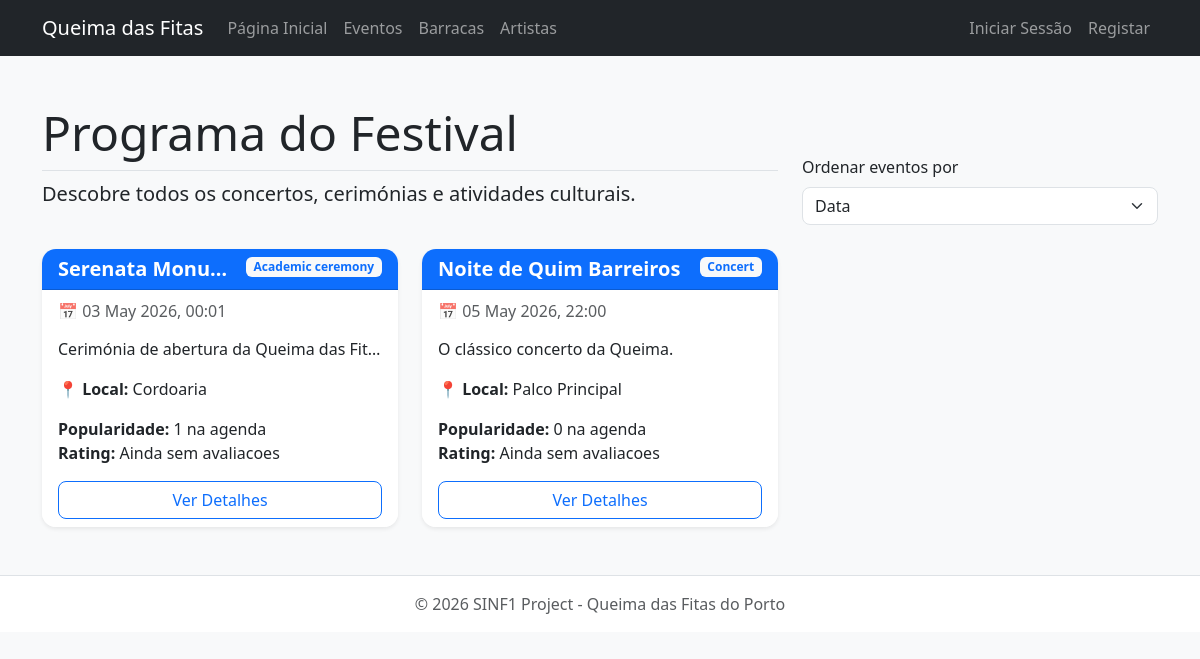
Page /public/UserInterface/events.php on the committed database.
### tables this page shows
CREATE TABLE `event` (
  `id_event` int(11) NOT NULL,
  `name` varchar(100) NOT NULL,
  `description` text DEFAULT NULL,
  `event_date` datetime NOT NULL,
  `location` varchar(100) NOT NULL,
  `event_type` varchar(50) NOT NULL,
  `id_tent` int(11) DEFAULT NULL
);

### src/dal/DataAccessLayer.php (called while the page is built, shortened)
<?php
class DataAccessLayer {
    private $conn;
    public function __construct() {
        $this->conn = new mysqli(DB_HOST, DB_USER, DB_PASS, DB_NAME);
        $this->conn->set_charset("utf8mb4");
    }
    public function executeSelect($query, $params = [], $types = "") {
        $stmt = $this->conn->prepare($query);
        if ($params) {
            $stmt->bind_param($types, ...$params);
        }
        $stmt->execute();
        $result = $stmt->get_result();
        $data = $result->fetch_all(MYSQLI_ASSOC);
        return $data;
    }
}
?>

### src/bll/BusinessLogicLayer.php (called while the page is built, shortened)
<?php
require_once __DIR__ . '/../dal/DataAccessLayer.php';
class BusinessLogicLayer {
    private $dal;
    public function __construct() {
        $this->dal = new DataAccessLayer();
    }
    public function getAllEvents($sortBy = 'date') {
        $orderBy = "e.event_date ASC";
        $query = "SELECT
                    e.*,
                    COALESCE(pa_stats.popularity_count, 0) AS popularity_count,
                    COALESCE(rating_stats.average_rating, 0) AS average_rating,
                    COALESCE(rating_stats.rating_count, 0) AS rating_count
                  FROM event e
                  LEFT JOIN (
                      SELECT id_event, COUNT(*) AS popularity_count
                      FROM personalagenda
                      GROUP BY id_event
                  ) pa_stats ON e.id_event = pa_stats.id_event
                  LEFT JOIN (
                      SELECT id_event, AVG(score) AS average_rating, COUNT(*) AS rating_count
                      FROM rating
                      WHERE id_event IS NOT NULL
                      GROUP BY id_event
                  ) rating_stats ON e.id_event = rating_stats.id_event
                  ORDER BY $orderBy";
        return $this->dal->executeSelect($query);
    }
}
?>

### public/UserInterface/events.php (the view, shortened to what this page needs)
<?php
include '../includes/header_ui.php';
$sortBy = $_GET['sort'] ?? 'date';
$events = $bll->getAllEvents($sortBy);
?>
<div class="row mb-4">
    <div class="col-md-8">
        <h1 class="display-5 border-bottom pb-2">Programa do Festival</h1>
        <p class="lead">Descobre todos os concertos, cerimónias e atividades culturais.</p>
    </div>
    <div class="col-md-4 d-flex align-items-end">
        <form method="GET" class="w-100">
            <label for="sort" class="form-label">Ordenar eventos por</label>
            <select id="sort" name="sort" class="form-select" onchange="this.form.submit()">
                <option value="date" <?php echo $sortBy === 'date' ? 'selected' : ''; ?>>Data</option>
            </select>
        </form>
    </div>
</div>
<div class="row">
    <?php if ($events && count($events) > 0): ?>
        <?php foreach ($events as $event): ?>
            <div class="col-md-6 col-lg-4 mb-4">
                <div class="card event-card h-100 shadow-sm border-0">
                    <div class="card-header bg-primary text-white">
                        <span class="badge bg-light text-primary float-end">
                            <?php echo htmlspecialchars($event['event_type']); ?>
                        </span>
                        <h5 class="mb-0 text-truncate" title="<?php echo htmlspecialchars($event['name']); ?>">
                            <?php echo htmlspecialchars($event['name']); ?>
                        </h5>
                    </div>
                    <div class="card-body">
                        <h6 class="card-subtitle mb-3 text-muted">
                            📅 <?php echo date('d M Y, H:i', strtotime($event['event_date'])); ?>
                        </h6>
                        <p class="card-text text-truncate" style="max-height: 3rem;">
                            <?php echo htmlspecialchars($event['description']); ?>
                        </p>
                        <p class="card-text mb-0">
                            <strong>📍 Local:</strong> <?php echo htmlspecialchars($event['location']); ?>
                        </p>
                        <p class="card-text mb-0 mt-3">
                            <strong>Popularidade:</strong>
                            <?php echo (int)($event['popularity_count'] ?? 0); ?> na agenda
                        </p>
                        <p class="card-text mb-0">
                            <strong>Rating:</strong>
                            <?php if (!empty($event['rating_count'])): ?>
                                <?php echo number_format((float)$event['average_rating'], 1); ?>/5
                            <?php else: ?>
                                Ainda sem avaliacoes
                            <?php endif; ?>
                        </p>
                    </div>
                    <div class="card-footer bg-white border-top-0 pt-0">
                        <a href="event_detail.php?id=<?php echo $event['id_event']; ?>" class="btn btn-outline-primary w-100">
                            Ver Detalhes
                        </a>
                    </div>
                </div>
            </div>
        <?php endforeach; ?>
    <?php endif; ?>
</div>
<?php include '../includes/footer.php'; ?>

### public/css/style.css (style rules this page uses)
body { background-color: #f8f9fa; color: #212529; }
h1, h2, h3, h4, h5 { font-weight: 600; }
.card { border-radius: 14px; overflow: hidden; }
.card-header { font-weight: 600; }
.event-card, .tent-card, .artist-card { transition: transform 0.2s ease, box-shadow 0.2s ease; }
.btn { border-radius: 8px; }
.form-control, .form-select { border-radius: 8px; }

### rows in the picture
event: event_type "Academic ceremony", name "Serenata Monu…", event_date "03 May 2026, 00:01", description "Cerimónia de abertura da Queima das Fit…", location "Cordoaria", popularity_count "1"
event: event_type "Concert", name "Noite de Quim Barreiros", event_date "05 May 2026, 22:00", description "O clássico concerto da Queima.", location "Palco Principal", popularity_count "0"
